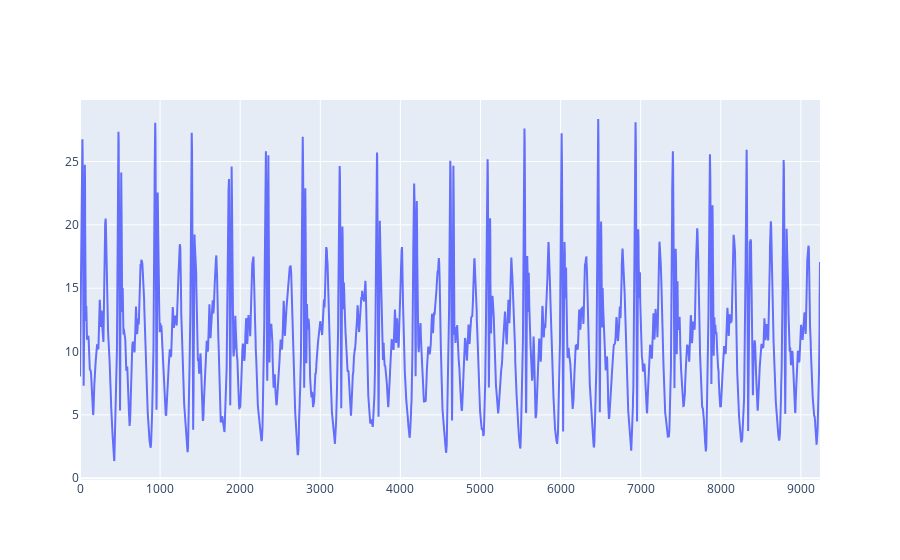

The notebook cell saved with this chart:
### Code cell
x_acc, t = prepare_time_series('./data/long_walk_100_acc.csv',centred = False)

n_steps = 20
T = 462

dt = T * n_steps

x_acc = x_acc[7174:7174+dt]
fig = go.Figure()
fig.add_scatter(y = x_acc[:], mode='lines', name='x_acc')
fig.show()

### Figure 1 — Plotly figure (JSON) as saved in the notebook; plotly's stock layout.template omitted (floating-point values rounded to 4 significant figures; data arrays with more than 128 entries replaced by an {"elided": "..."} marker saying what was removed)
{"data": [{"mode": "lines", "name": "x_acc", "type": "scatter", "y": {"elided": "9240 float values"}}], "layout": {}}
